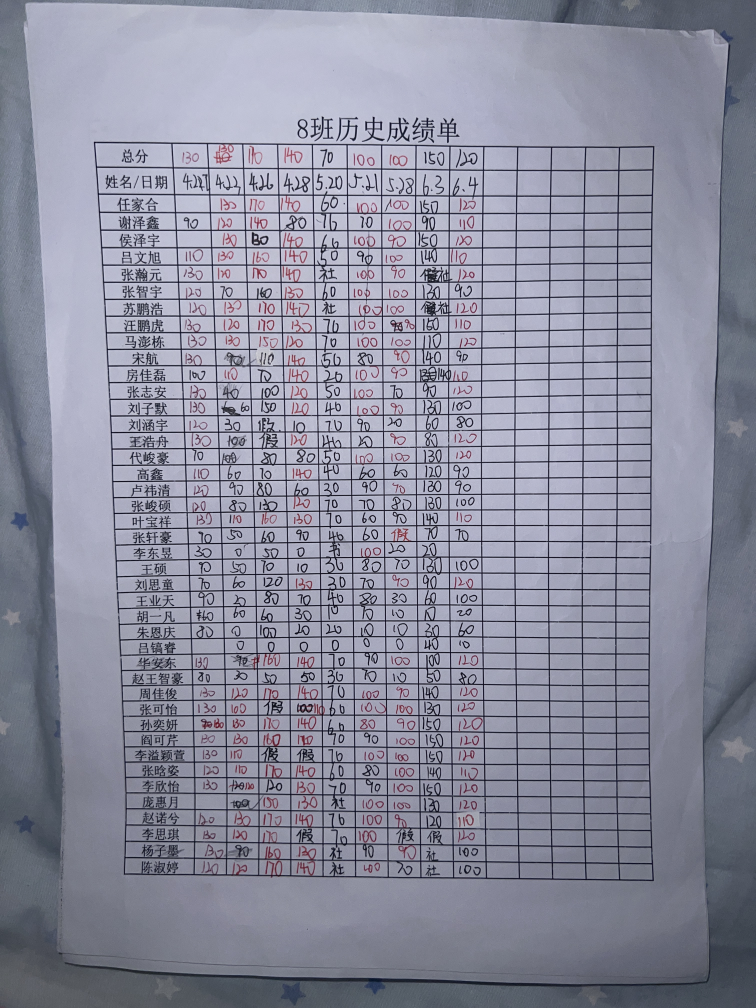
#> input picture app/uploads/photo12.jpg, 3024 x 4032 px (shown at 1/4 size)
$ python -i test.py   (imports and definitions only)
#> lines starting #> are read from the running program, lines starting #| are printed output that depends on the picture; after the words box and inside, x2 and y2 are one past the last pixel; in counts of white or black regions, pixels touching at a corner belong together
#> further down, picture is the input picture: shape (4032, 3024, 3); mean B, G, R 157.9, 140.8, 139.4
import cv2
import numpy as np
from scipy import signal
from matplotlib.figure import Figure
from matplotlib.backends.backend_tkagg import FigureCanvasTkAgg
import matplotlib.pyplot as plt
import tkinter as tk
from tkinter import filedialog
import uuid
import os,shutil

# 支持不同系统的中文字体
import sys

if sys.platform == 'darwin':
    plt.rcParams["font.sans-serif"] = ["Hiragino Sans GB"]
elif sys.platform == 'win32':
    plt.rcParams["font.sans-serif"] = ["SimHei"]
else:
    plt.rcParams["font.sans-serif"] = ["SimHei"]
plt.rcParams["axes.unicode_minus"] = False


# 固定尺寸
# [6 lines left out: function resizeImg, not called in this run]


# 边缘检测
def getCanny(image):
    # 高斯滤波
    binary = cv2.GaussianBlur(image, (3, 3), 2, 2)
    # 边缘检测
    binary = cv2.Canny(binary, 60, 240, apertureSize=3)
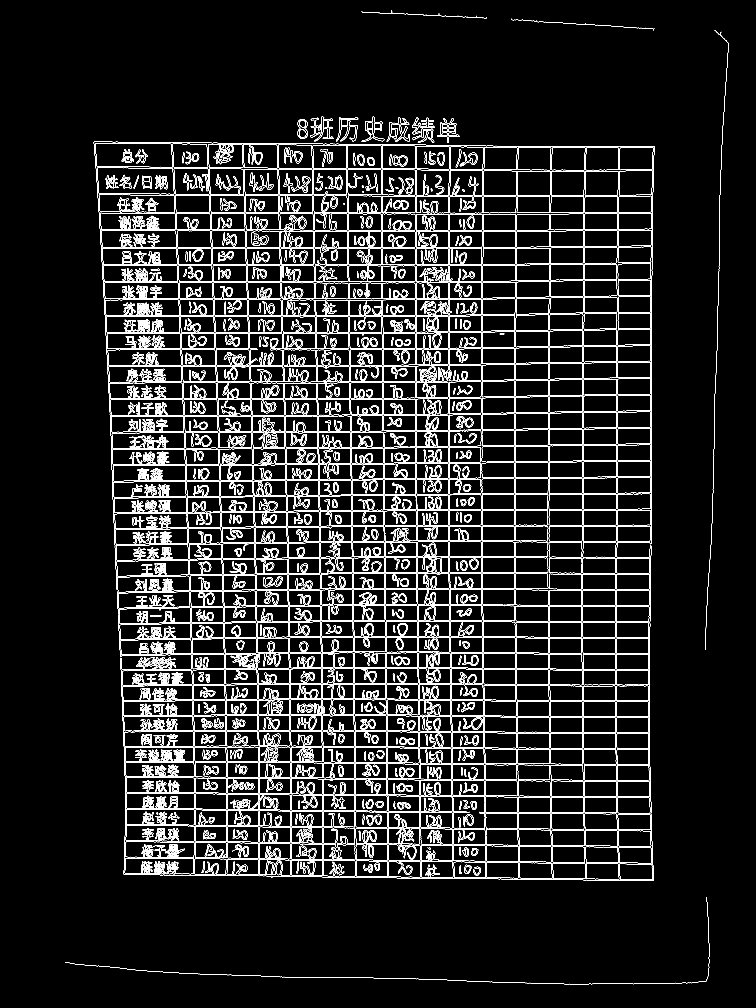
#> binary: shape (4032, 3024) (shown at 1/4 size); 4.3% white in thin lines or dots, all inside (x1, y1, x2, y2) = (260, 40, 2915, 3938)
    # 膨胀操作，尽量使边缘闭合
    kernel = np.ones((3, 3), np.uint8)
    binary = cv2.dilate(binary, kernel, iterations=1)
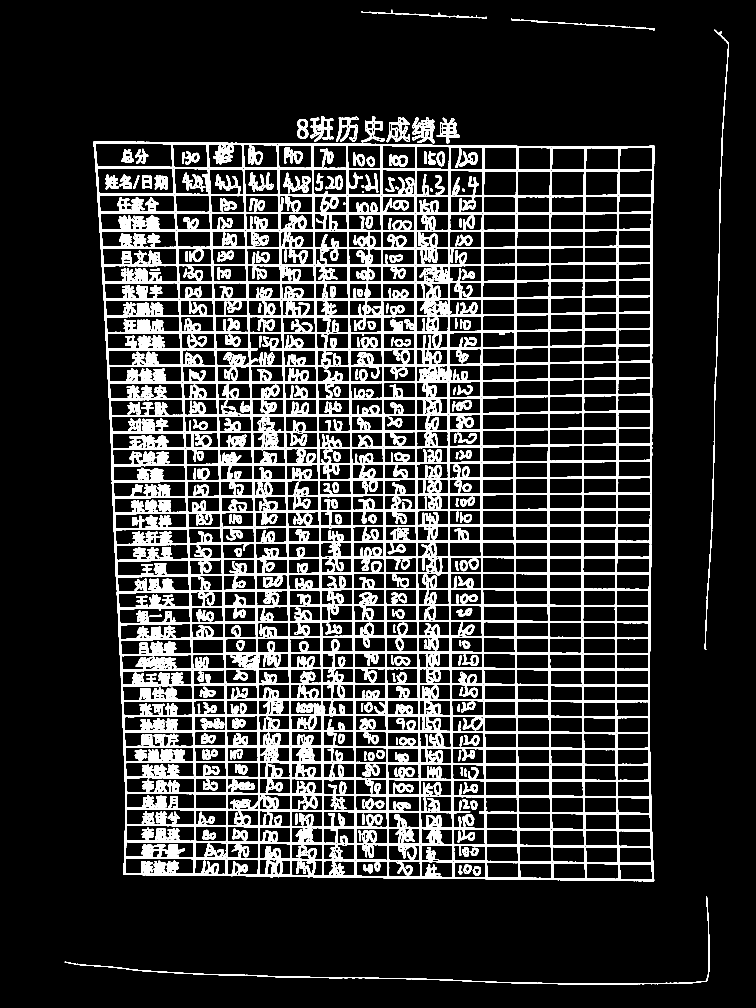
#> binary: shape (4032, 3024) (shown at 1/4 size); 13.4% white; 677 white regions, largest, box (x1, y1, x2, y2) and area: (374, 566, 2619, 3525) 698953, (863, 1332, 1926, 1596) 49105, (423, 1265, 727, 1463) 18687
    return binary


# 求出面积最大的轮廓
# [43 lines left out: functions findMaxContour, getBoxPoint, adaPoint, orderPoints, not called in this run]


# 计算长宽
def pointDistance(a, b):
    return int(np.sqrt(np.sum(np.square(a - b))))


# 透视变换
# [25 lines left out: functions warpImage, adaptive_thres, not called in this run]


class App(tk.Tk):
    # [139 lines left out: functions __init__, make_widgets, cv_imread, cv_imwrite, imageBinarizationAdaptive, open_file and 4 more, not called in this run]


# [3 lines not run here, left out]

>>> import cv2
>>> picture = cv2.imread('uploads/photo12.jpg')
>>> result = getCanny(picture)
